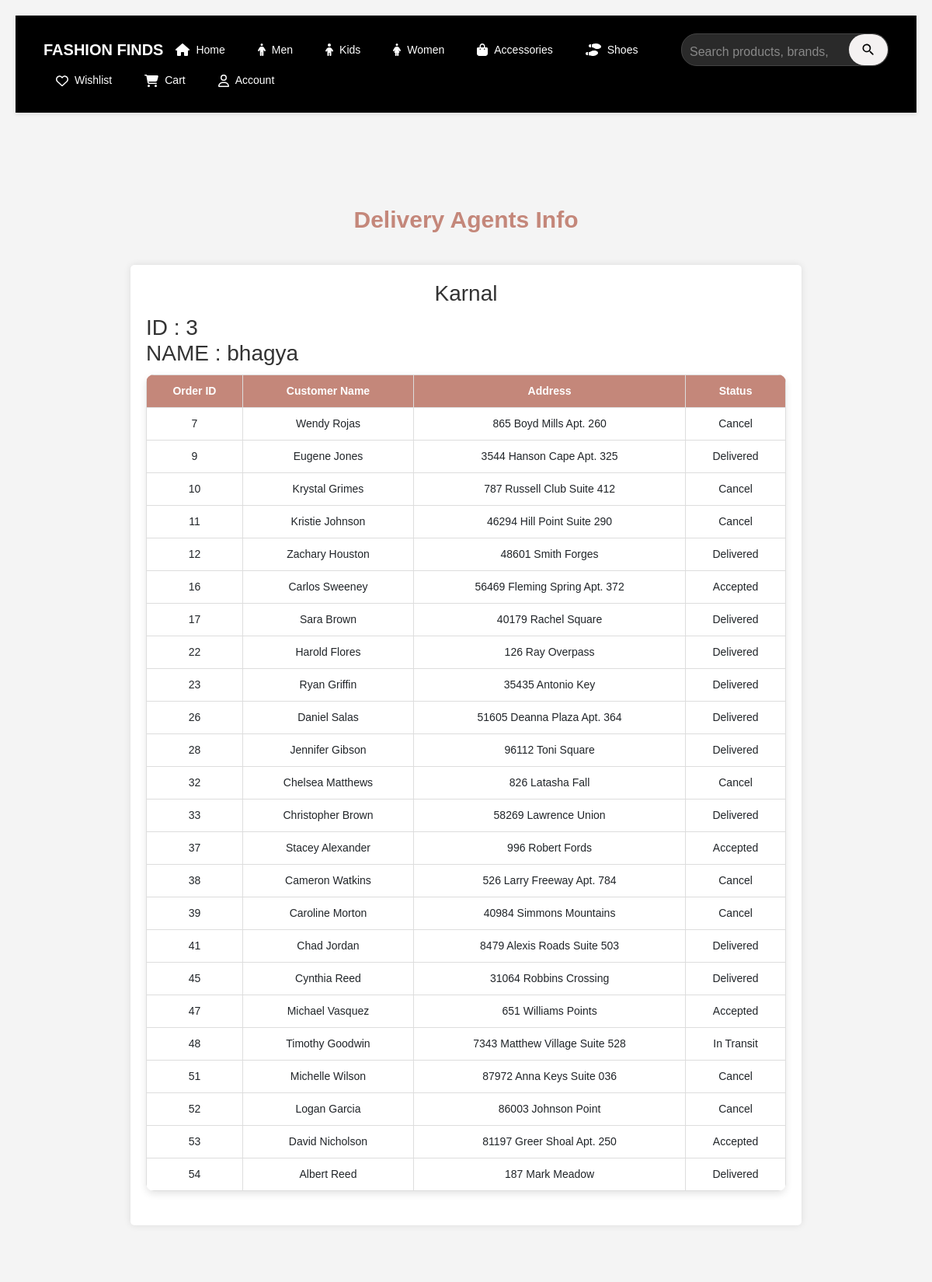
Page /delivery/delivery_agents_info (signed in, upper part) on the committed database.
### app/models.py (models this page shows, shortened)
class User(db.Model, UserMixin):
    __tablename__ = 'users'
    id = db.Column(db.Integer, primary_key=True)
    name = db.Column(db.String(100), nullable=False)
    phone = db.Column(db.String(15), nullable=False)
    email = db.Column(db.String(100), unique=True, nullable=False)
    password = db.Column(db.String(255), nullable=False)
    address = db.Column(db.Text, nullable=False)
    state = db.Column(db.String(50), nullable=False)
    city = db.Column(db.String(50), nullable=False)
    pincode = db.Column(db.String(10), nullable=False)
    reset_token = db.Column(db.String(255), nullable=True)
    reset_token_expiry = db.Column(db.DateTime, nullable=True)
    approved = db.Column(db.Boolean, default=False)
    role = db.Column(db.String(10), nullable=False)

class Order(db.Model):
    __tablename__ = 'orders'
    id = db.Column(db.Integer, primary_key=True)
    user_id = db.Column(db.Integer, db.ForeignKey('users.id'), nullable=False)
    total_price = db.Column(db.Float, nullable=False)
    status = db.Column(db.String(50), nullable=False, default="Pending")  # ('Pending', 'Shipped', 'Delivered', 'Cancelled')
    order_date = db.Column(db.DateTime, nullable=False, default=lambda: datetime.now(timezone.utc))
    delivery_date = db.Column(db.DateTime, nullable=True)
    order_items = db.relationship('OrderItem', backref='order', lazy=True, cascade="all, delete-orphan")
    delivery_person_id = db.Column(db.Integer, db.ForeignKey('users.id'), nullable=True)
    customer_name = db.Column(db.String(100), nullable=False)
    address_line_1 = db.Column(db.String(100), nullable=False)
    state = db.Column(db.String(100), nullable=False)
    city = db.Column(db.String(100), nullable=False)
    pincode = db.Column(db.String(20), nullable=False)
    mail = db.Column(db.String(50), nullable=False)

### app/delivery.py (the view)
@delivery_bp.route("/delivery_agents_info")
@login_required
def delivery_agents_info():
    from collections import defaultdict
    agents = User.query.filter(User.role == "delivery_agent", User.approved == 1).all()
    agents_by_city = defaultdict(list)
    for agent in agents:
        agents_by_city[agent.city].append(agent)
    order = defaultdict(list)
    orders = Order.query.all()
    for o in orders:
        order[o.delivery_person_id].append(o)
    return render_template("delivery_agents_info.html",agents=agents_by_city, orders = order)

### app/templates/delivery_agents_info.html (shortened to what this page needs)
{% extends "base.html" %}
{% block content %}
<link rel="stylesheet" href="{{ url_for('static', filename='css/delivery.css') }}">
    <h2 class="title" style="color: #C4877A; font-size: 30px; font-weight: bold;">Delivery Agents Info</h2>
    {% for city,agent_list in agents.items() %}
        <div class="container">
            <div class="section">
                <h3>{{ city }}</h3>
                {% if agent_list %}
                    {% for agent in agent_list %}
                        {% if agent.approved %}
                            <h3 style="text-align: left;">ID : {{ agent.id }} <br> NAME : {{ agent.name }} </h3>
                                {% if orders[agent.id] %}
                                    <table>
                                        <tr>
                                            <th>Order ID</th>
                                            <th>Customer Name</th>
                                            <th>Address</th>
                                            <th>Status</th>
                                        </tr>
                                        {% for order in orders[agent.id] %}
                                        <tr>
                                            <td>{{ order.id }}</td>
                                            <td>{{ order.customer_name }}</td>
                                            <td>{{ order.address_line_1 }}</td>
                                            <td>{{ order.status }}</td>
                                        </tr>
                                        {% endfor %}
                                    </table>
                                {% else %}
                                    <h3>No orders taken</h3>
                                {% endif %}
                                <br>
                            {% endif %}
                        {% endfor %}
                    {% else %}
                        <p class="empty">No delivered orders</p>
                {% endif %}
            </div>
        </div>
    {% endfor %}
{% endblock %}

### app/static/css/style.css (style rules this page uses)
* { margin: 0; padding: 0; box-sizing: border-box; font-family: Arial, sans-serif; }
.container { display: flex; flex-wrap: wrap; gap: 20px; justify-content: center; padding: 20px; max-width: 1400px; margin: 0 auto; }
.container { display: flex; flex-wrap: wrap; justify-content: center; gap: 15px; width: 100%; max-width: 1200px; }
body { font-family: Arial, sans-serif; margin: 0; padding: 0; }
html, body { height: 100%; margin: 0; overflow-x: hidden; }

### app/static/css/delivery.css (style rules this page uses)
body { font-family: Arial, sans-serif; background-color: #f4f4f4; margin: 0; padding: 20px; text-align: center; }
.title { color: green; font-size: 24px; margin-top: 70px; margin-bottom: 20px; }
.container { max-width: 100%; margin-bottom: 50px; display: flex; flex-direction: column; align-items: center; }
.section { background: white; padding: 20px; width: 80%; margin-bottom: 20px; box-shadow: 0 0 10px rgba(0, 0, 0, 0.1); border-radius: 5px; }
h3 { color: #333; margin-bottom: 10px; }
table { width: 100%; border-collapse: collapse; background: white; border-radius: 10px; overflow: hidden; box-shadow: 0px 4px 10px rgba(0, 0, 0, 0.1); }
th, td { padding: 10px; text-align: center; border-bottom: 1px solid #ddd; border: 1px solid #ddd; font-size: 14px; }
th { background-color: #C4877A; color: white; }

### rows in the picture
User: city "Karnal", id "3", name "bhagya"
Order: id "7", customer_name "Wendy Rojas", address_line_1 "865 Boyd Mills Apt. 260", status "Cancel"
Order: id "9", customer_name "Eugene Jones", address_line_1 "3544 Hanson Cape Apt. 325", status "Delivered"
Order: id "10", customer_name "Krystal Grimes", address_line_1 "787 Russell Club Suite 412", status "Cancel"
Order: id "11", customer_name "Kristie Johnson", address_line_1 "46294 Hill Point Suite 290", status "Cancel"
Order: id "12", customer_name "Zachary Houston", address_line_1 "48601 Smith Forges", status "Delivered"
Order: id "16", customer_name "Carlos Sweeney", address_line_1 "56469 Fleming Spring Apt. 372", status "Accepted"
Order: id "17", customer_name "Sara Brown", address_line_1 "40179 Rachel Square", status "Delivered"
Order: id "22", customer_name "Harold Flores", address_line_1 "126 Ray Overpass", status "Delivered"
Order: id "23", customer_name "Ryan Griffin", address_line_1 "35435 Antonio Key", status "Delivered"
Order: id "26", customer_name "Daniel Salas", address_line_1 "51605 Deanna Plaza Apt. 364", status "Delivered"
Order: id "28", customer_name "Jennifer Gibson", address_line_1 "96112 Toni Square", status "Delivered"
Order: id "32", customer_name "Chelsea Matthews", address_line_1 "826 Latasha Fall", status "Cancel"
Order: id "33", customer_name "Christopher Brown", address_line_1 "58269 Lawrence Union", status "Delivered"
Order: id "37", customer_name "Stacey Alexander", address_line_1 "996 Robert Fords", status "Accepted"
Order: id "38", customer_name "Cameron Watkins", address_line_1 "526 Larry Freeway Apt. 784", status "Cancel"
Order: id "39", customer_name "Caroline Morton", address_line_1 "40984 Simmons Mountains", status "Cancel"
Order: id "41", customer_name "Chad Jordan", address_line_1 "8479 Alexis Roads Suite 503", status "Delivered"
Order: id "45", customer_name "Cynthia Reed", address_line_1 "31064 Robbins Crossing", status "Delivered"
Order: id "47", customer_name "Michael Vasquez", address_line_1 "651 Williams Points", status "Accepted"
Order: id "48", customer_name "Timothy Goodwin", address_line_1 "7343 Matthew Village Suite 528", status "In Transit"
Order: id "51", customer_name "Michelle Wilson", address_line_1 "87972 Anna Keys Suite 036", status "Cancel"
Order: id "52", customer_name "Logan Garcia", address_line_1 "86003 Johnson Point", status "Cancel"
Order: id "53", customer_name "David Nicholson", address_line_1 "81197 Greer Shoal Apt. 250", status "Accepted"
Order: id "54", customer_name "Albert Reed", address_line_1 "187 Mark Meadow", status "Delivered"
